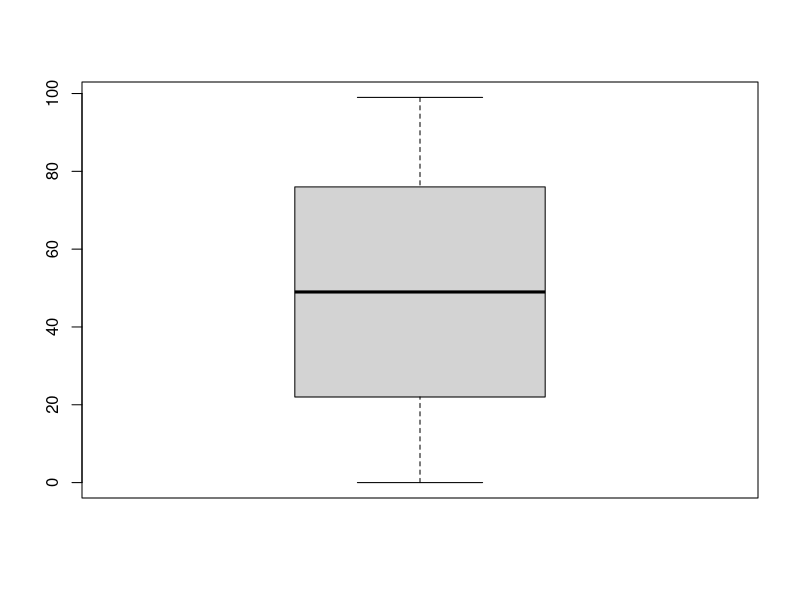
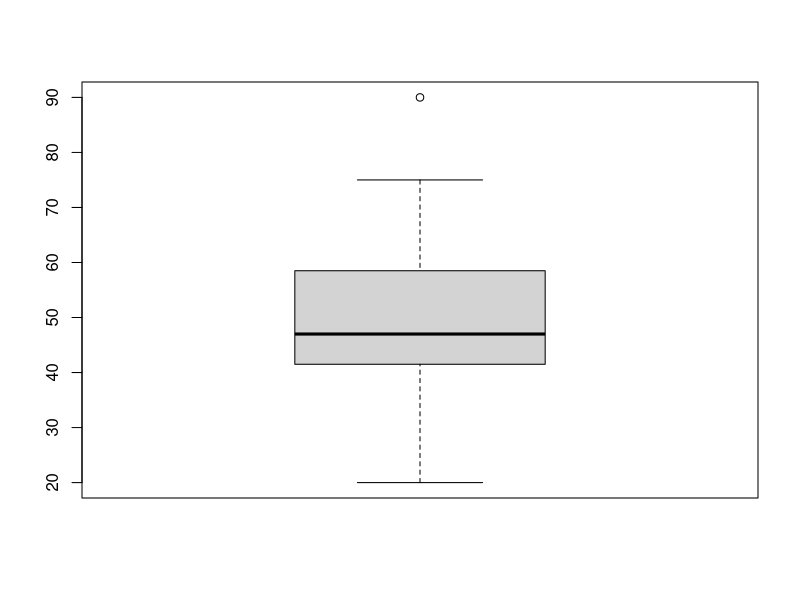
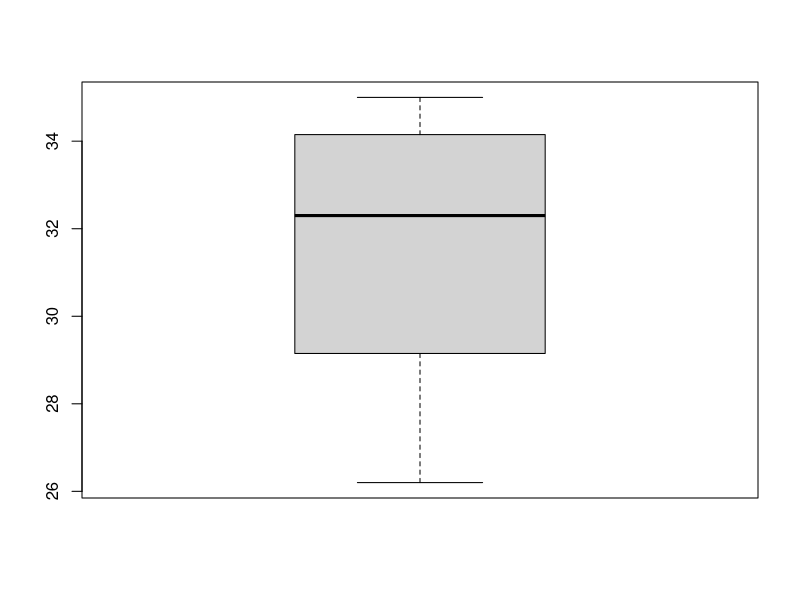
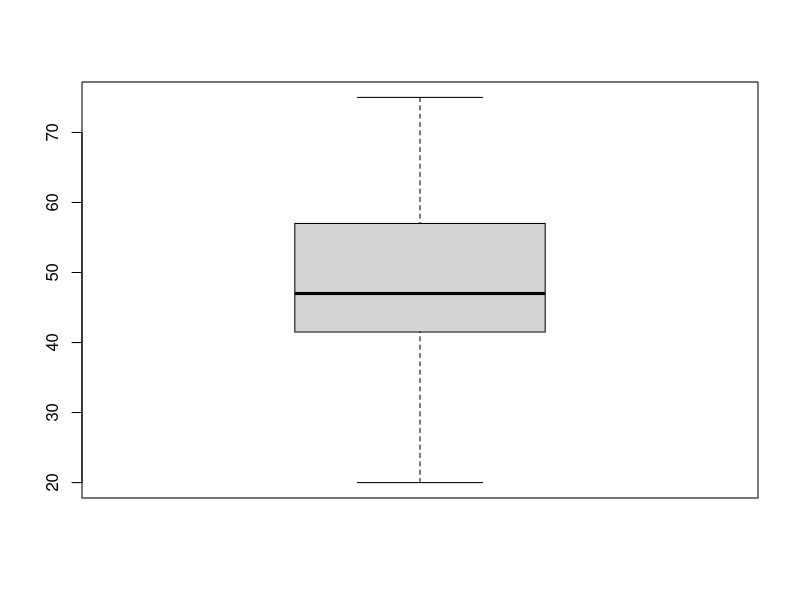
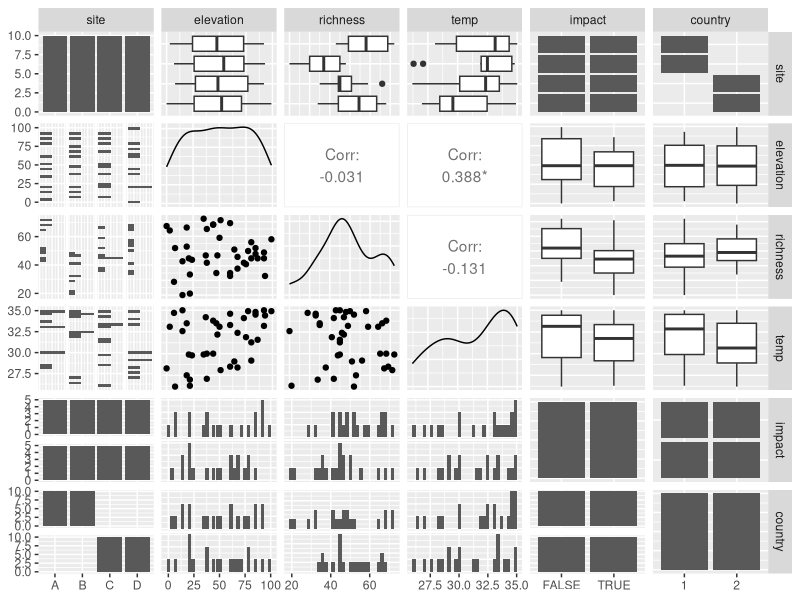
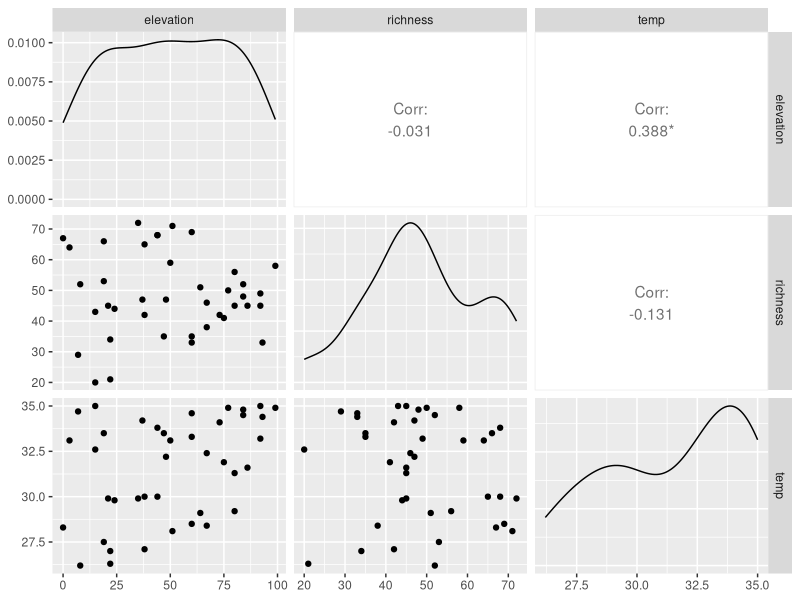
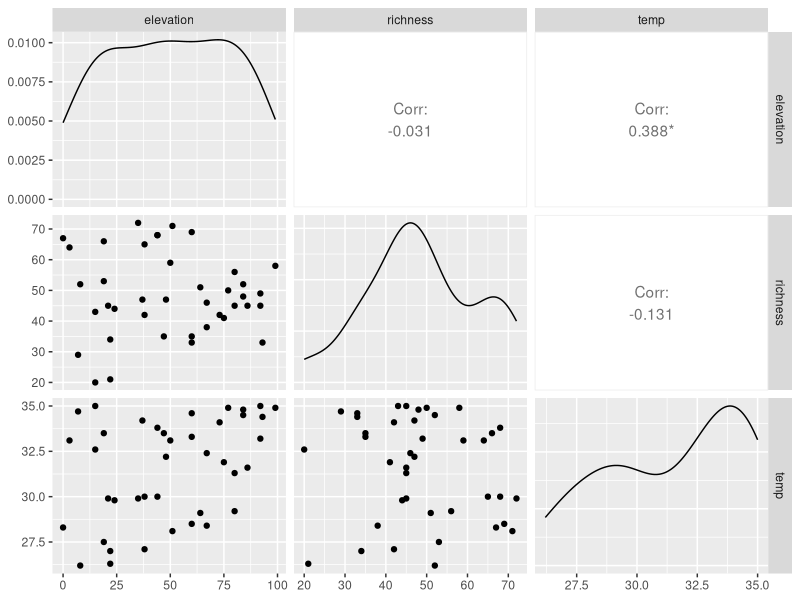
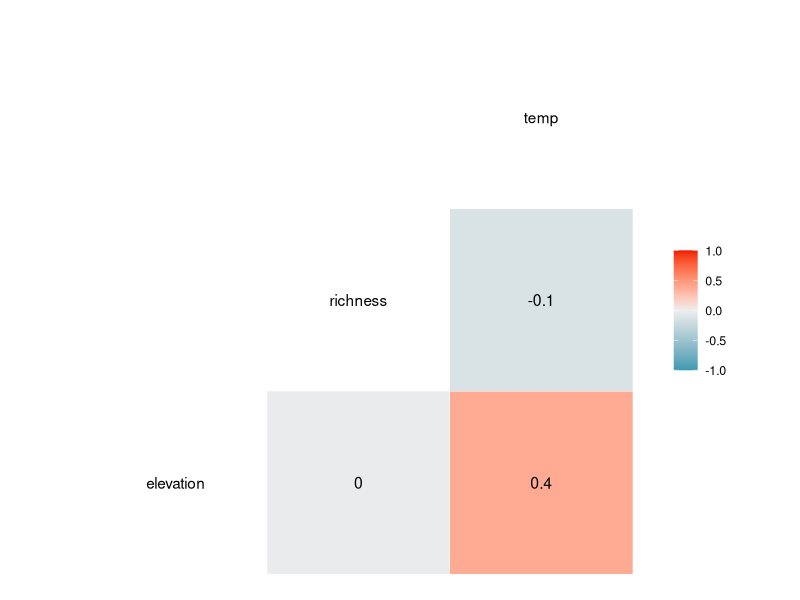

Write R code to recreate these figures, in order.
###########################################################
#                 Hands-On Exercise (HEx) 2               #
###########################################################
# This is what our HEx will look like                     #
# Write your R code here and submit this file on Canvas   #
# If you are asked to submit some screenshots/images,     #
#  paste them onto a word document and submit it too.     #
###########################################################


###########################################################
## The protectedAreas.xlsx Dataset 
###########################################################
# Overall Description: this dataset contains data on species richness within 40 protected patches. The study attempted to measure
# how biodiversity within the patches is affected by location, physical parameters and a recent negative event.

# Description of individual variables:
#<site> denotes the Protected Area that the patch is located within and is an explanatory variable
#<elevation> is the average altitude of the patch and is an explanatory variable
#<richness> is the species richness measured in a recent survey at each patch and is the response variable
#<temp> is the average temperature within each patch and is an explanatory variable
#<impact> is an indication of whether a patch was affected by a recent negative event and is an explanatory variable
#<country> denotes the country that each patch is located in and is an explanatory variable


###########################################################
##Section A: Understanding variables and correcting mistakes
###########################################################
#(1) Import the "protectedAreas.xlsx" dataset and save it as <paData>. Remember to load any packages required. [2 marks]
library(readxl)
paData <- read_excel("protectedAreas.xlsx")

#(2) What code will help you check what variables are in <paData> and what are their types. [1 mark]
str(paData)
## site: chr
## elevation: num 
## richness: num 
## temp: num 
## impact: chr 
## country: num 

#(3) Identify which variables should be changed to factor type. [3 marks]
## country and site should be changed to factor type.
## both country and site are explanatory variables. 
## and are not response variables. 

#(4) Write the code to change these variables to the correct type. [3 marks]
paData$country <- as.factor(paData$country)
paData$site <- as.factor(paData$site)

#(5) Use code to automatically check whether there are any NAs in the dataset. State how many NAs there are. [2 marks]
apply(is.na(paData), 2, which) ## integer(0) ... no NAs 
summary(paData) ## no NAs seen

#(6) Using basic R within R Studio, plot 3 separate boxplots for <elevation>, <richness> and <temp> to identify outliers. [3 marks]

## elevation
boxplot(paData$elevation)
which(paData$elevation < quantile(paData$elevation,0.25) - 1.5*IQR(paData$elevation))
which(paData$elevation > quantile(paData$elevation,0.75) + 1.5*IQR(paData$elevation))
### both integer(0) and no outliers observed in the boxplot. 

boxplot(paData$richness)
which(paData$richness < quantile(paData$richness,0.25) - 1.5*IQR(paData$richness))
which(paData$richness > quantile(paData$richness,0.75) + 1.5*IQR(paData$richness))
## one outlier observed in the boxplot 
## outlier is in row 6


boxplot(paData$temp)
which(paData$temp < quantile(paData$temp,0.25) - 1.5*IQR(paData$temp))
which(paData$temp > quantile(paData$temp,0.75) + 1.5*IQR(paData$temp))
## no outlier observed. 


#(7) Does any variable have outliers? If so, which? [1 mark]
## Yes, variable 'richness' has an outlier. 

#(8) Identify which observation(s) the outlier(s) comes from. [4 marks]
which(paData$richness > 80)
## row 6

#(9) Remove the row(s) you identified in (8) from the dataset. [1 mark]
paData <- paData[-6,]
boxplot(paData$richness)

###########################################################
##Section B: Importing datasets into R
###########################################################
#(10) Import the "protectedAreas2.xlsx" dataset (this has been corrected from the earlier dataset) and save it as <paData2>. [1 mark]
paData2 <- read_excel("protectedAreas2.xlsx")

#(11) Change the type of all the variables that need to be changed. [1 mark]
str(paData)
paData2$site <- as.factor(paData2$site)
paData2$impact <- as.logical(paData2$impact)
paData2$country <- as.factor(paData2$country)

#(12) Install the "ggplot2" and "GGally" packages. [2 marks]
install.packages("ggplot2")
install.packages("GGally")
library(ggplot2)
library(GGally)

#(13) Using "GGally", do a pairs plot of all the variables in <paData2>. [1 mark]
ggpairs(paData2)

#(14) Copy and paste the pairs plot from (13) into the Word file provided. [1 mark]


#(15) Do a correlation plot of only the numeric variables in <paData2>. [3 marks]
library(dplyr)
paData_numeric <- paData2 |> 
  dplyr::select(-site, -impact, -country) |> 
  ggpairs() |> 
  show()

ggpairs(paData2[, 2:4])

ggcorr(paData2[,2:4], pallette = "RdBu", label = TRUE)

#(16) Copy and paste the pairs plot from (15) into the Word file provided. [1 mark]


###########################################################
##Section C: Data visualisation
###########################################################
#(17) What variable type is <temp> (categorical or continuous)? Draw a histogram of <temp> using ggplot2. [5 marks]
## continuous 
paData2 |>
  ggplot(aes(x = temp)) +
  geom_histogram(color = "white") +
  labs(
    x = "temperature",
    y = "frequency"
  )
  
  

#(18) I want to see how the data is distributed in <country> and <site>. What should I use? [1 mark]
## contingency table of counts

#(19) Do what you identified in (18). (Note: you can still get marks here even if you identified the wrong plot in (18).) [3 marks]
table(paData2$site, paData2$country, dnn = c("site", "country"))

#(20) I want to use <impact> to explain <richness>. What plot should I use? [1 mark]
## boxplot

#(21) Do the plot you identified in (20). (Note: you can still get marks here even if you identified the wrong plot in (20).) [5 marks]
paData2 |>
  ggplot(aes(x = impact, y = richness)) +
  geom_boxplot(notch = T) +
  scale_x_discrete(labels = c("Not impacted", "Impacted")) +
  labs(x = "Patches with negative events")

#(Bonus question) From your plot in (21), Do you think that <impact> explains <richness> well? Explain your reasons. [2 marks]

## from the boxplot, we can see that the notch is overlapping. 
## therefore, it is unlikely that impact explains the richness well. 



